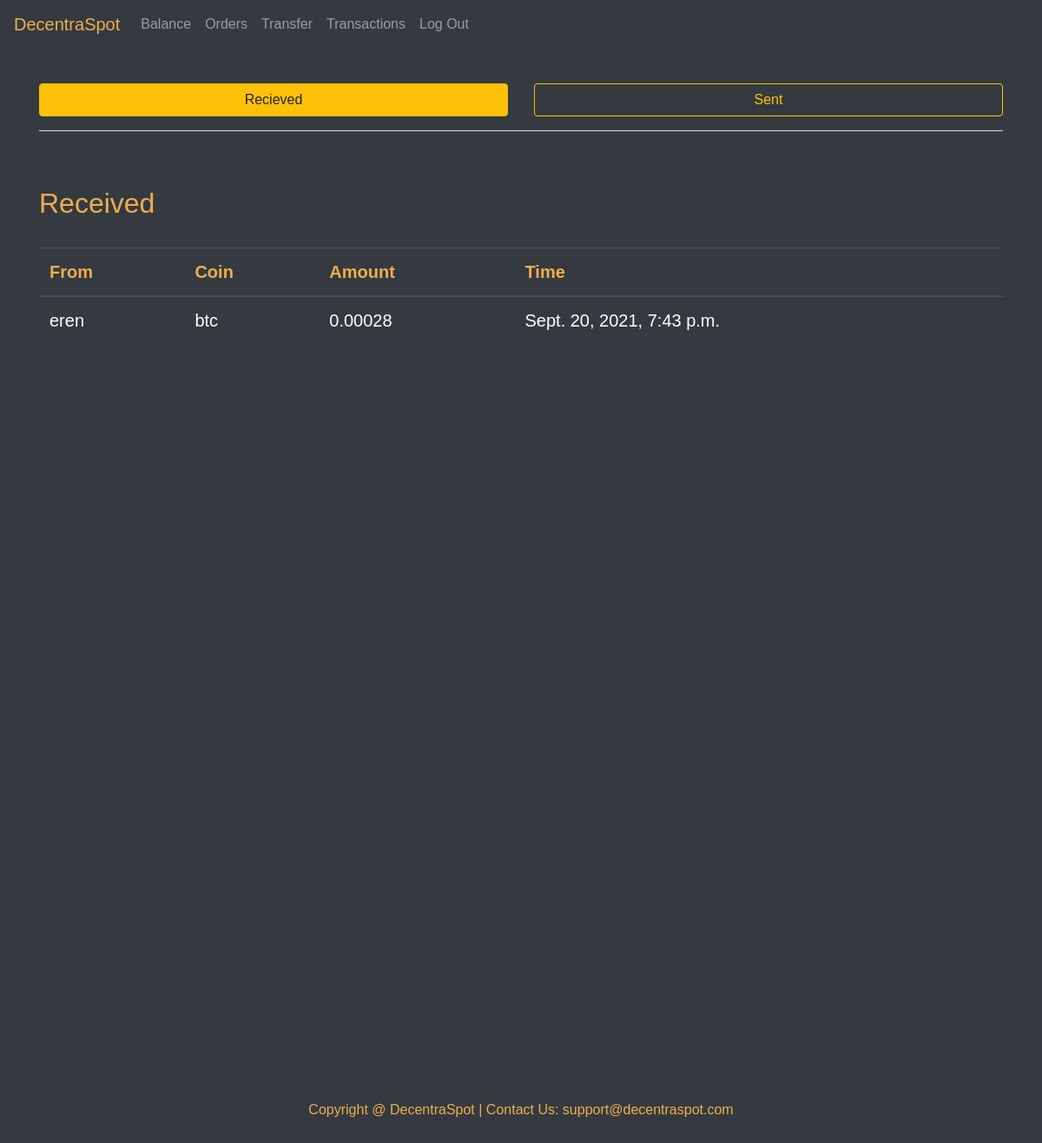
Page /transaction/levi (signed in) on the committed database.
### exchange/models.py (models this page shows, shortened)
class Transactions(models.Model):
    user=models.CharField(max_length=32)
    recipient=models.CharField(max_length=32)
    asset=models.CharField(max_length=4)
    amount=models.FloatField()
    time=models.DateTimeField(auto_now_add=True)

### exchange/views.py (the view)
# urls.py: path('transaction/<str:username>', views.transaction, name='transaction'),
@login_required
def transaction(request, username):
    if request.method == 'GET':
        try:
            sent_list=Transactions.objects.filter(user=username).order_by('-time')
            received_list=Transactions.objects.filter(recipient=username).order_by('-time')
            return render(request, 'exchange/transactions.html', {
                'sent_list':sent_list,
                'received_list':received_list
            })
        except Transactions.DoesNotExist:
            return HttpResponse("Error: User doesn't exist")

### exchange/templates/exchange/transactions.html (shortened to what this page needs)
{% extends "exchange/layout.html" %}
{% load static %}
{% block body %}
<div style="height:1200px; padding-top:40px" class="bg-dark text-white">
<div class="container">
<div class="row">
    <div class="col-sm-6">
        <button id="btn1" class="btn btn-block btn-outline-warning">Recieved</button>
    </div>
    <div class="col-sm-6">
        <button id="btn2" class="btn btn-block btn-outline-warning">Sent</button>
    </div>
</div><hr class="bg-light"><br><br>
<div id="received-view">
<h2 style="color: #f0ad4e;">Received</h2><br>
<div style="font-size:20px;" class="table-responsive">
    <table class="table table-dark table-hover">
        <thead style="color: #f0ad4e;">
            <tr>
                <th scope="col">From</th>
                <th scope="col">Coin</th>
                <th scope="col">Amount</th>
                <th scope="col">Time</th>
            </tr>
        </thead>
        <tbody>
            {% for n in received_list %}
            <tr>
                <td>{{ n.user }}</td>
                <td>{{ n.asset }}</td>
                <td>{{ n.amount }}</td>
                <td>{{ n.time }}</td>
            </tr>
            {% endfor %}
        </tbody>
    </table>
</div></div>
</div>
</div>
{% endblock %}

### exchange/static/exchange/style.css (style rules this page uses)
body { font-family: 'Manrope', sans-serif; min-height: 400px; clear: both; }

### rows in the picture
Transactions: user "eren", asset "btc", amount "0.00028", time "Sept. 20, 2021, 7:43 p.m."
